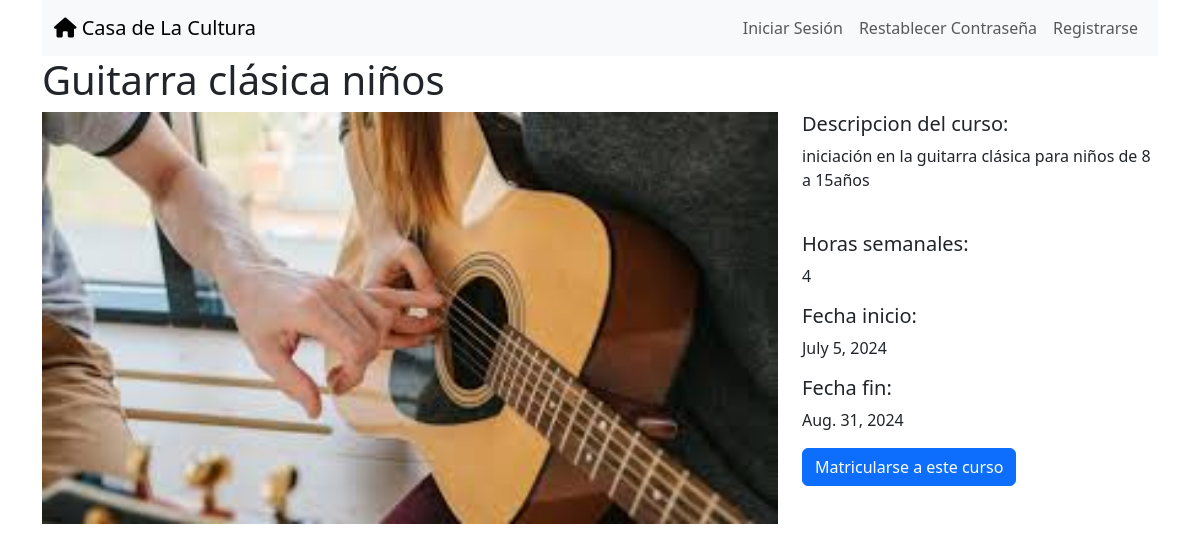
Page /cursos/2/ on the committed database.
### cursos/models.py (models this page shows, shortened)
class Curso(models.Model):
    nombre = models.CharField(max_length=200)
    descripcion = models.TextField()
    fecha_inicio = models.DateField(blank=False)
    fecha_fin = models.DateField(blank=False)
    precio = models.DecimalField(max_digits=10, decimal_places=2)
    capacidad = models.IntegerField()
    horas_semanales = models.IntegerField()
    image = models.FileField(upload_to="cursos_images/", blank=True)
    categorias = models.ManyToManyField(Categoria, related_name='cursos', blank=True)
    escuela = models.ForeignKey(Escuelas, related_name='cursos', null=True,on_delete=models.CASCADE)

### cursos/views.py (the view)
# urls.py: path("<int:pk>/", views.Curso_detail, name="curso_detail"),
def Curso_detail(request, pk):
    curso = Curso.objects.get(pk=pk)
    context = {
        "Curso": curso
    }
    return render(request, "cursos/curso_detail.html", context)

### cursos/templates/cursos/curso_detail.html
{% extends "base.html" %}
{% block page_content %}
<h1>{{ Curso.nombre }}</h1>
<div class="row">
    <div class="col-md-8">
        {% if Curso.image %}
            <img src="{{ Curso.image.url }}" width="100%">
        {% endif %}
    </div>
    <div class="col-md-4">
        <h5>Descripcion del curso:</h5>
        <p>{{ Curso.descripcion }}</p>
        <br>
        <h5>Horas semanales:</h5>
        <p>{{ Curso.horas_semanales }}</p>
        <h5>Fecha inicio:</h5>
        <p>{{ Curso.fecha_inicio }}</p>
        <h5>Fecha fin:</h5>
        <p>{{ Curso.fecha_fin }}</p>
        <div class="mt-auto">
            <a href="{% url 'matricular' %}"
            class="btn btn-primary btn-block">
            Matricularse a este curso
            </a>
        </div>
    </div>
</div>
{% endblock page_content %}

### rows in the picture
Curso: nombre "Guitarra clásica niños", image (picture), descripcion "iniciación en la guitarra clásica para niños de 8 a 15años", horas_semanales "4", fecha_inicio "July 5, 2024", fecha_fin "Aug. 31, 2024"
